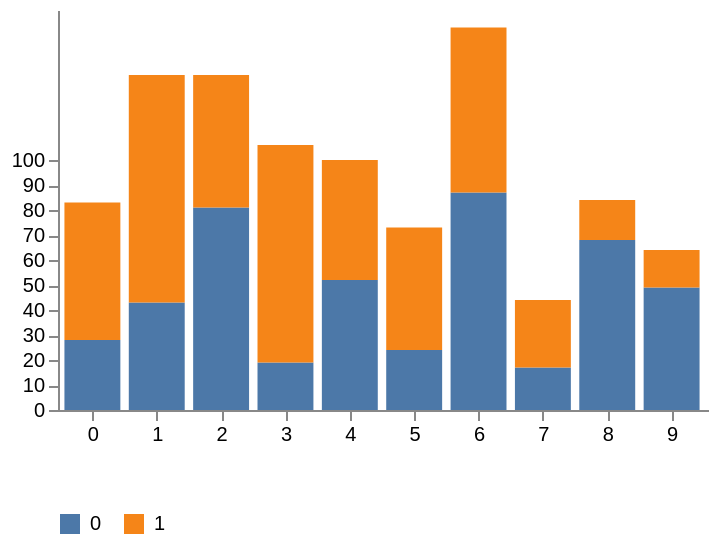

Vega-Lite specification stored for this chart:
### Vega specification from a JSON file in a GitHub repository (floating-point values rounded to 4 significant figures)
{"$schema": "https://vega.github.io/schema/vega/v4.4.json", "width": 325, "height": 200, "padding": 5, "data": [{"name": "table", "values": [{"x": 0, "y": 28, "variable": 0}, {"x": 0, "y": 55, "variable": 1}, {"x": 1, "y": 43, "variable": 0}, {"x": 1, "y": 91, "variable": 1}, {"x": 2, "y": 81, "variable": 0}, {"x": 2, "y": 53, "variable": 1}, {"x": 3, "y": 19, "variable": 0}, {"x": 3, "y": 87, "variable": 1}, {"x": 4, "y": 52, "variable": 0}, {"x": 4, "y": 48, "variable": 1}, {"x": 5, "y": 24, "variable": 0}, {"x": 5, "y": 49, "variable": 1}, {"x": 6, "y": 87, "variable": 0}, {"x": 6, "y": 66, "variable": 1}, {"x": 7, "y": 17, "variable": 0}, {"x": 7, "y": 27, "variable": 1}, {"x": 8, "y": 68, "variable": 0}, {"x": 8, "y": 16, "variable": 1}, {"x": 9, "y": 49, "variable": 0}, {"x": 9, "y": 15, "variable": 1}], "transform": [{"type": "stack", "groupby": ["x"], "sort": {"field": "index", "order": "descending"}, "field": "y"}]}], "scales": [{"name": "x", "type": "band", "range": "width", "padding": 0.1, "domain": {"data": "table", "field": "x"}}, {"name": "y", "type": "linear", "range": "height", "nice": true, "zero": true, "domain": {"data": "table", "field": "y1"}}, {"name": "color", "type": "ordinal", "range": "category", "domain": {"data": "table", "field": "variable"}}], "legends": [{"fill": "color", "title": "", "orient": "bottom", "direction": "horizontal", "columns": 2, "encode": {"symbols": {"enter": {"shape": {"value": "square"}}}, "labels": {"update": {"text": {"field": "value"}}}}}], "axes": [{"orient": "bottom", "scale": "x", "zindex": 1}, {"orient": "left", "scale": "y", "zindex": 1, "values": [0, 10, 20, 30, 40, 50, 60, 70, 80, 90, 100]}], "marks": [{"type": "rect", "from": {"data": "table"}, "encode": {"enter": {"x": {"scale": "x", "field": "x"}, "width": {"scale": "x", "band": 1, "offset": -1}, "y": {"scale": "y", "field": "y0"}, "y2": {"scale": "y", "field": "y1"}, "fill": [{"test": "false && datum.color", "field": "color"}, {"scale": "color", "field": "variable"}]}, "update": {"fillOpacity": {"value": 1}}, "hover": {"fillOpacity": {"value": 1}}}}, {"type": "text", "from": {"data": "table"}, "interactive": false, "encode": {"enter": {"text": {"field": "display"}, "x": {"scale": "x", "field": "x"}, "y": {"scale": "y", "field": "y0"}, "dx": {"value": 8}, "dy": {"value": -2}, "align": {"value": "left"}, "baseline": {"value": "bottom"}}}}]}
